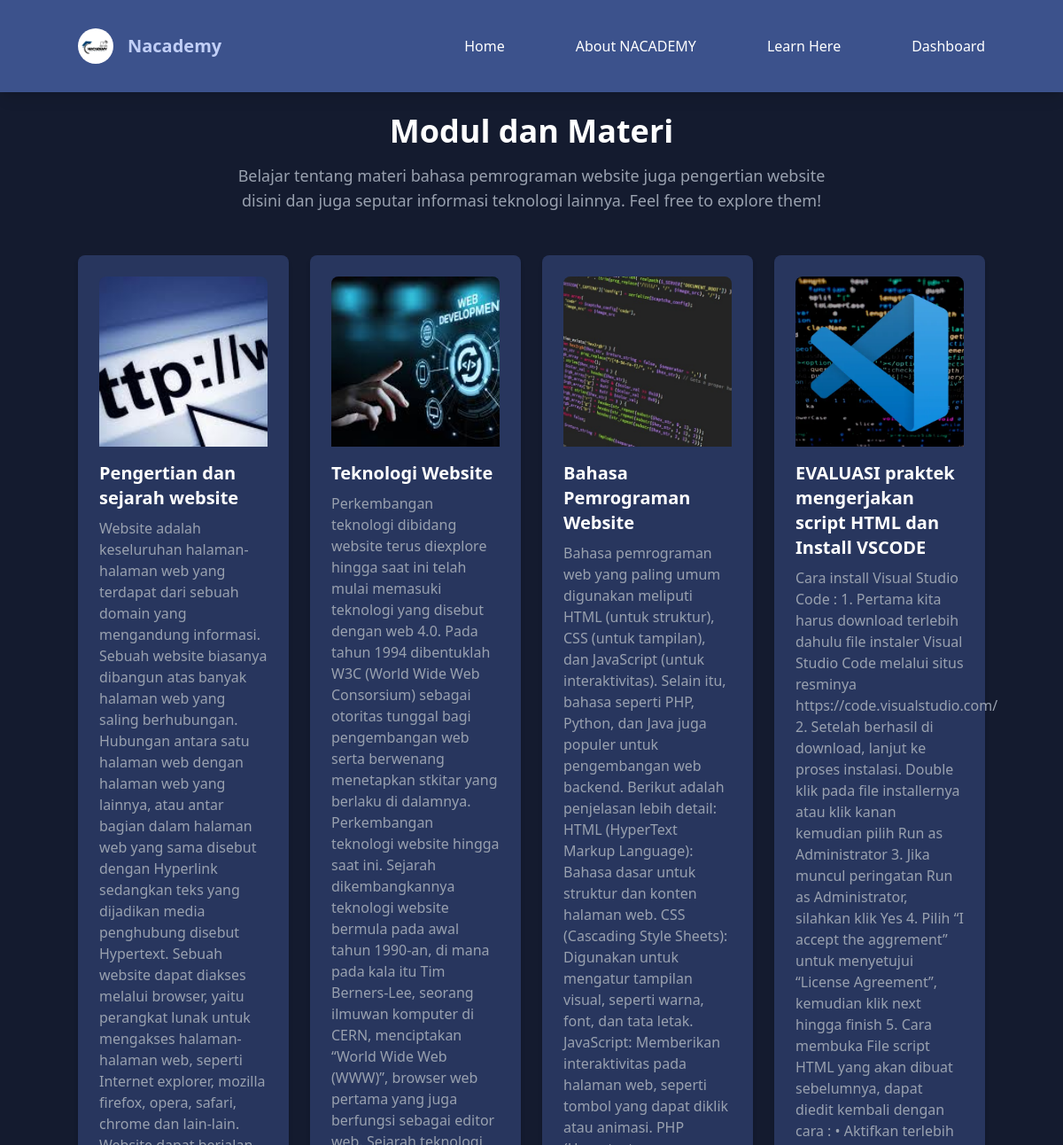
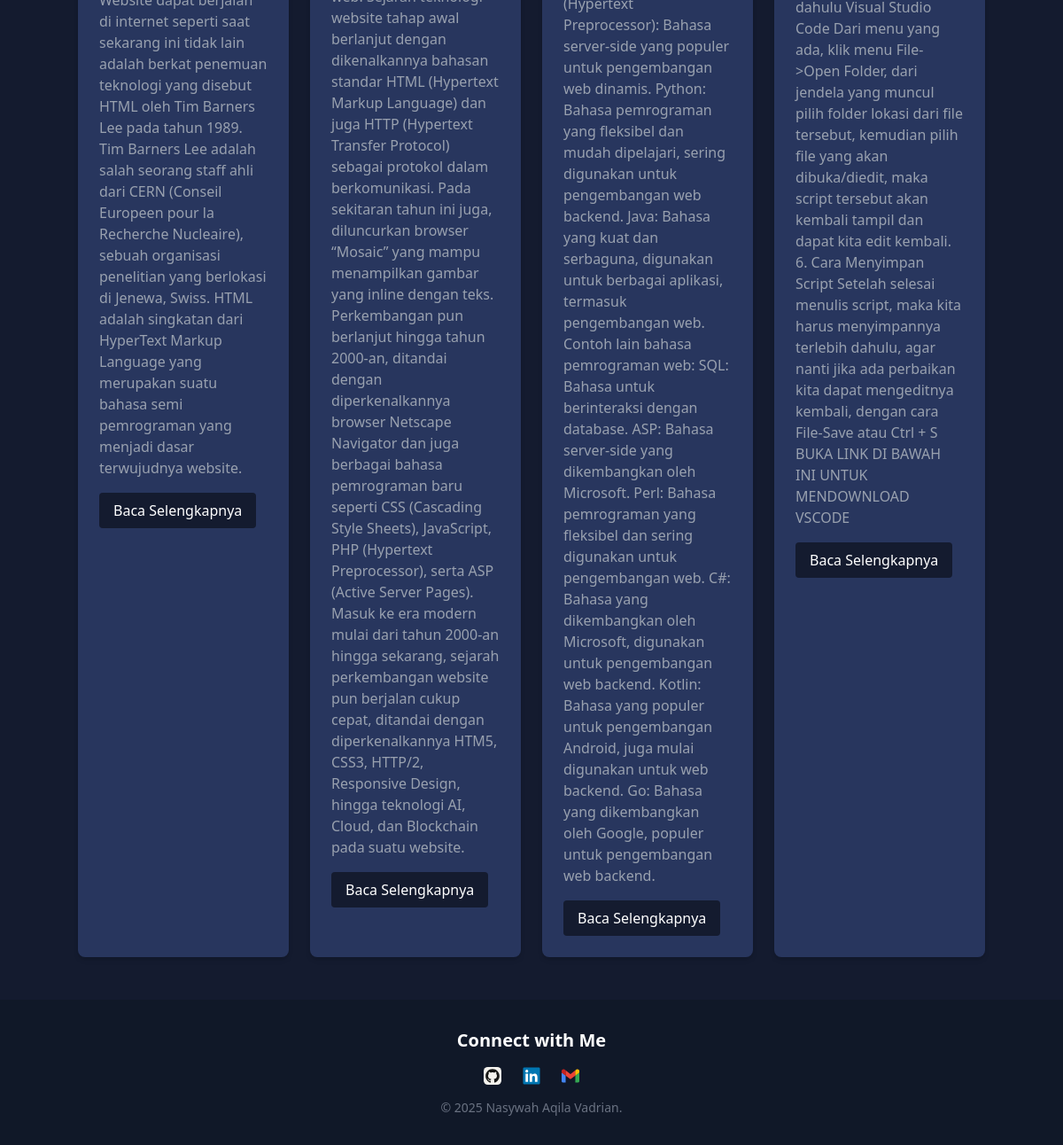
The app's page /portofolio.php with its own data (2 pictures, top to bottom).
### tables this page shows
CREATE TABLE `portfolios` (
  `id` int(11) NOT NULL,
  `user_id` int(11) NOT NULL,
  `title` varchar(255) NOT NULL,
  `description` text NOT NULL,
  `image` varchar(255) DEFAULT NULL,
  `link` varchar(255) NOT NULL
);

### portofolio.php (the view, shortened to what this page needs)
<?php
include 'layouts/header.php'; ?>
<?php include 'config.php'; ?>
<section class="py-12 bg-[#141b2f]">
    <div class="container mx-auto">
        <div class="text-center mb-12 mt-20">
            <h1 class="text-4xl font-bold text-white mb-4">Modul dan Materi</h1>
            <p class="text-lg text-gray-400 max-w-2xl mx-auto">
                Belajar tentang materi bahasa pemrograman website juga pengertian website disini dan juga seputar informasi teknologi lainnya. Feel free to explore them!
            </p>
        </div>
        <div class="grid grid-cols-1 sm:grid-cols-2 md:grid-cols-3 lg:grid-cols-4 gap-6">
            <?php
            $sql = "SELECT * FROM portfolios";
            $result = $conn->query($sql);
            if ($result->num_rows > 0) {
                while ($row = $result->fetch_assoc()) {
                    echo '<div class="bg-[#28365e] p-6 rounded-lg shadow-md hover:shadow-lg transition-shadow duration-300">';
                    echo '<img src="assets/img/' . $row['image'] . '" alt="' . $row['title'] . '" class="w-full h-48 object-cover rounded-t-lg">';
                    echo '<h3 class="text-xl font-bold mt-4 text-white">' . $row['title'] . '</h3>';
                    echo '<p class="text-gray-400 mt-2">' . $row['description'] . '</p>';
                    echo '<a href="' . $row['link'] . '" target="_blank" class="mt-4 inline-block bg-[#141b2f] text-white py-2 px-4 rounded">Baca Selengkapnya</a>';
                    echo '</div>';
                }
            } else {
                echo '<p class="text-center text-gray-400">No projects found.</p>';
            }
            ?>
        </div>
    </div>
</section>
<?php include 'layouts/footer.php'; ?>

### layouts/header.php (shortened to what this page needs)
<!DOCTYPE html>
<html lang="en">
<head>
    <script src="https://unpkg.com/@tailwindcss/browser@4"></script>
</head>
<body class="bg-[#1e2946]">
    <nav class="p-8 fixed w-full top-0 shadow-lg z-50 bg-[#3c528c]" data-aos="fade-down">
        <div class="container mx-auto flex justify-between items-center">
            <div class="flex items-center space-x-4">
                <img src="assets/img/logoa.png" alt="Logo" class="w-10 h-10 rounded-full">
                <a href="#" class="text-xl font-bold text-[#c1cff7]">Nacademy</a>
            </div>
            <ul class="hidden md:flex space-x-20 text-white" id="menu">
                <li><a href="index.php" class="hover:text-[#83a0ee]">Home</a></li>
                <li><a href="index.php#about" class="hover:text-[#83a0ee]">About NACADEMY</a></li>
                <li><a href="portofolio.php" class="hover:text-[#83a0ee]">Learn Here</a></li>
                <li><a href="admin/dashboard.php" class="hover:text-[#83a0ee]">Dashboard</a></li>
            </ul>
        </div>
    </nav>

### layouts/footer.php (shortened to what this page needs)
<footer class="bg-gray-900 text-white py-8">
    <div class="container mx-auto text-center">
        <h2 class="text-xl font-semibold mb-4">Connect with Me</h2>
        <div class="flex justify-center space-x-6 mb-4">
            <a href="https://github.com/nasywahvdr" target="_blank"
                class="text-gray-400 hover:text-white text-2xl">
            </a>
            <a href="https://github.com" target="_blank" class="text-gray-400 hover:text-white text-2xl">
            </a>
            <a href="mailto:vadriannasywah@gmail.com" target="_blank" class="text-gray-400 hover:text-white text-2xl">
            </a>
        </div>
        <p class="text-gray-500 text-sm">
            © 2025 Nasywah Aqila Vadrian.
        </p>
    </div>
</footer>
<link rel="stylesheet" href="https://unpkg.com/aos@2.3.1/dist/aos.css">
</body>
</html>

### records on screen
portfolios: image (picture), title "Pengertian dan sejarah website", description "Website adalah keseluruhan halaman-halaman web yang terdapat dari sebuah domain yang mengandung informasi. Sebuah website biasanya dibangun atas banyak halaman web yang saling berhubungan. Hubungan antara satu halaman web dengan halaman web yang lainnya, atau antar bagian dalam halaman web yang sama disebut dengan Hyperlink sedangkan teks yang dijadikan media penghubung disebut Hypertext. Sebuah website dapat diakses melalui browser, yaitu perangkat lunak untuk mengakses halaman-halaman web, seperti Internet explorer, mozilla firefox, opera, safari, chrome dan lain-lain. Website dapat berjalan di internet seperti saat sekarang ini tidak lain adalah berkat penemuan teknologi yang disebut…"
portfolios: image (picture), title "Teknologi Website", description "Perkembangan teknologi dibidang website terus diexplore hingga saat ini telah mulai memasuki teknologi yang disebut dengan web 4.0. Pada tahun 1994 dibentuklah W3C (World Wide Web Consorsium) sebagai otoritas tunggal bagi pengembangan web serta berwenang menetapkan stkitar yang berlaku di dalamnya. Perkembangan teknologi website hingga saat ini. Sejarah dikembangkannya teknologi website bermula pada awal tahun 1990-an, di mana pada kala itu Tim Berners-Lee, seorang ilmuwan komputer di CERN, menciptakan “World Wide Web (WWW)”, browser web pertama yang juga berfungsi sebagai editor web. Sejarah teknologi website tahap awal berlanjut dengan dikenalkannya bahasan standar HTML (Hypertext Markup…"
portfolios: image (picture), title "Bahasa Pemrograman Website", description "Bahasa pemrograman web yang paling umum digunakan meliputi HTML (untuk struktur), CSS (untuk tampilan), dan JavaScript (untuk interaktivitas). Selain itu, bahasa seperti PHP, Python, dan Java juga populer untuk pengembangan web backend. Berikut adalah penjelasan lebih detail: HTML (HyperText Markup Language): Bahasa dasar untuk struktur dan konten halaman web. CSS (Cascading Style Sheets): Digunakan untuk mengatur tampilan visual, seperti warna, font, dan tata letak. JavaScript: Memberikan interaktivitas pada halaman web, seperti tombol yang dapat diklik atau animasi. PHP (Hypertext Preprocessor): Bahasa server-side yang populer untuk pengembangan web dinamis. Python: Bahasa pemrograman…"
portfolios: image (picture), title "EVALUASI praktek mengerjakan script HTML dan Install VSCODE", description "Cara install Visual Studio Code : 1. Pertama kita harus download terlebih dahulu file instaler Visual Studio Code melalui situs resminya https://code.visualstudio.com/ 2. Setelah berhasil di download, lanjut ke proses instalasi. Double klik pada file installernya atau klik kanan kemudian pilih Run as Administrator 3. Jika muncul peringatan Run as Administrator, silahkan klik Yes 4. Pilih “I accept the aggrement” untuk menyetujui “License Agreement”, kemudian klik next hingga finish 5. Cara membuka File script HTML yang akan dibuat sebelumnya, dapat diedit kembali dengan cara : • Aktifkan terlebih dahulu Visual Studio Code Dari menu yang ada, klik menu File->Open Folder, dari jendela yang…"
